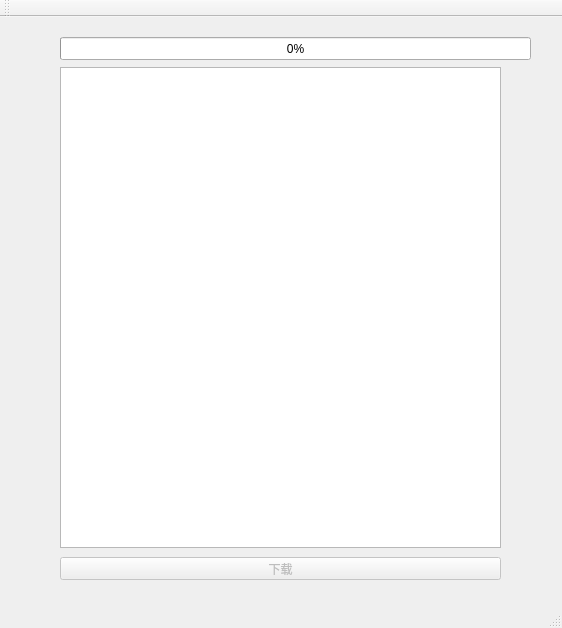
<?xml version="1.0" encoding="UTF-8"?>
<ui version="4.0">
 <class>MainWindow</class>
 <widget class="QMainWindow" name="MainWindow">
  <property name="geometry">
   <rect>
    <x>0</x>
    <y>0</y>
    <width>562</width>
    <height>628</height>
   </rect>
  </property>
  <property name="windowTitle">
   <string>MainWindow</string>
  </property>
  <widget class="QWidget" name="centralWidget">
   <widget class="QProgressBar" name="progressBar">
    <property name="geometry">
     <rect>
      <x>60</x>
      <y>20</y>
      <width>471</width>
      <height>23</height>
     </rect>
    </property>
    <property name="value">
     <number>0</number>
    </property>
   </widget>
   <widget class="QListWidget" name="listWidget">
    <property name="geometry">
     <rect>
      <x>60</x>
      <y>50</y>
      <width>441</width>
      <height>481</height>
     </rect>
    </property>
   </widget>
   <widget class="QPushButton" name="pushButton">
    <property name="enabled">
     <bool>false</bool>
    </property>
    <property name="geometry">
     <rect>
      <x>60</x>
      <y>540</y>
      <width>441</width>
      <height>23</height>
     </rect>
    </property>
    <property name="text">
     <string>下载</string>
    </property>
   </widget>
  </widget>
  <widget class="QMenuBar" name="menuBar">
   <property name="geometry">
    <rect>
     <x>0</x>
     <y>0</y>
     <width>562</width>
     <height>23</height>
    </rect>
   </property>
  </widget>
  <widget class="QToolBar" name="mainToolBar">
   <attribute name="toolBarArea">
    <enum>TopToolBarArea</enum>
   </attribute>
   <attribute name="toolBarBreak">
    <bool>false</bool>
   </attribute>
  </widget>
  <widget class="QStatusBar" name="statusBar"/>
 </widget>
 <layoutdefault spacing="6" margin="11"/>
 <resources/>
 <connections/>
</ui>
